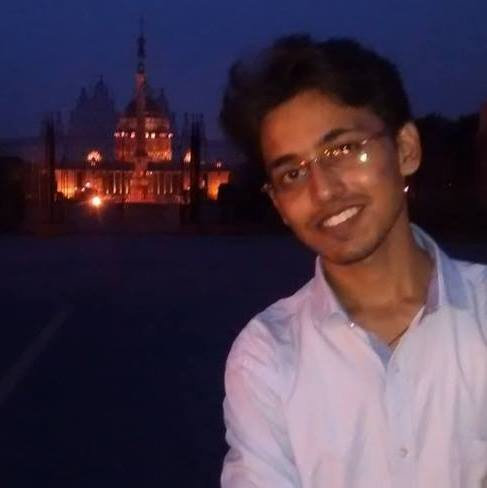
%> input picture Assignment2/face.jpg, 487 x 488 px
$ octave ques3a.m   (GNU Octave 9; MATLAB toolbox functions it lacks are replaced by stand-ins)
%> lines starting %> are read from the running program, lines starting %| are printed output that depends on the picture
clc;
close all;
clear;
I = double(imread('Assignment2/face.jpg'));
imsz = size(I);
%> imsz = [488 487 3]
k = zeros(imsz(1)+1,imsz(2)+1,3);

for ch=1:3
    for x=2:imsz(1)+1
        for y=2:imsz(2)+1
        k(x,y,ch) = I (x-1,y-1,ch) + k(x-1,y,ch) + k(x,y-1,ch) - k(x-1,y-1,ch);
        end
    end
end
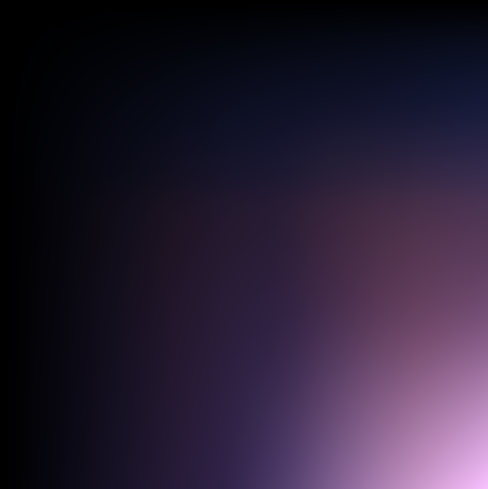
%> k: size 489x488x3 double; mean R, G, B 2864764.7, 2119462.9, 3578139.5; drawn with min black and max white
h = [1 -1; -1 1];
final = imfilter(k,h);
imshow(uint8(final));
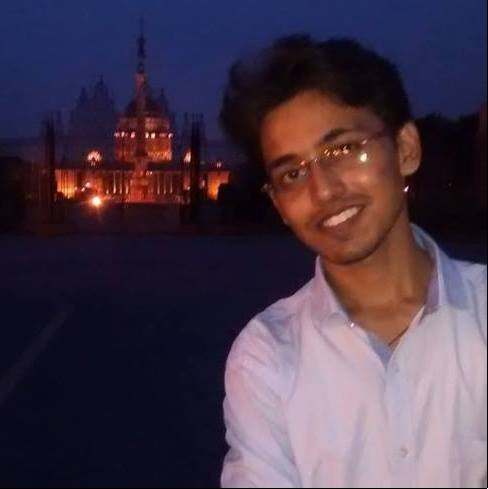
%> displayed picture: size 489x488x3, on the screen's scale of 0 to 255; mean R, G, B 71.8, 56, 73.7
